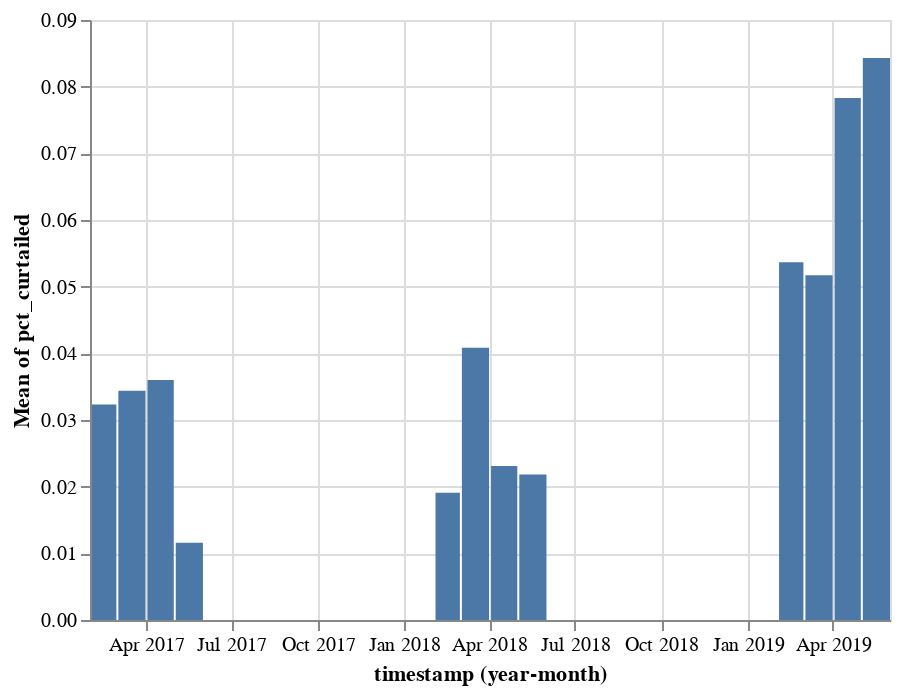

Here is the notebook cell this chart was saved with:
### Code cell
alt.Chart(
    data.assign(pct_curtailed=data.eval("solar_curtailment/solar"), curtailed_per_mw_installed=data.eval("solar_curtailment/installed_capacity"))
).mark_bar().encode(
    alt.X("yearmonth(timestamp)"),
    alt.Y("mean(pct_curtailed)")
)

### Figure 1 — Vega-Lite specification as saved in the notebook (floating-point values rounded to 4 significant figures; data arrays with more than 128 entries replaced by an {"elided": "..."} marker saying what was removed)
{"config": {"view": {"continuousWidth": 400, "continuousHeight": 300}}, "data": {"name": "data-d5df16cf6362eb3b1a3cf983e551444b"}, "mark": "bar", "encoding": {"x": {"type": "temporal", "field": "timestamp", "timeUnit": "yearmonth"}, "y": {"type": "quantitative", "aggregate": "mean", "field": "pct_curtailed"}}, "$schema": "https://vega.github.io/schema/vega-lite/v4.8.1.json", "datasets": {"data-d5df16cf6362eb3b1a3cf983e551444b": {"elided": "354 records"}}}
